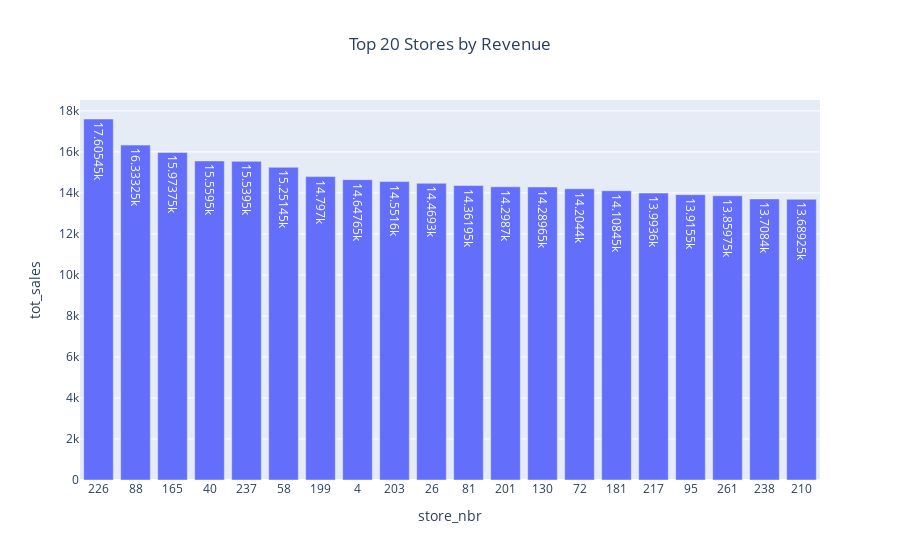
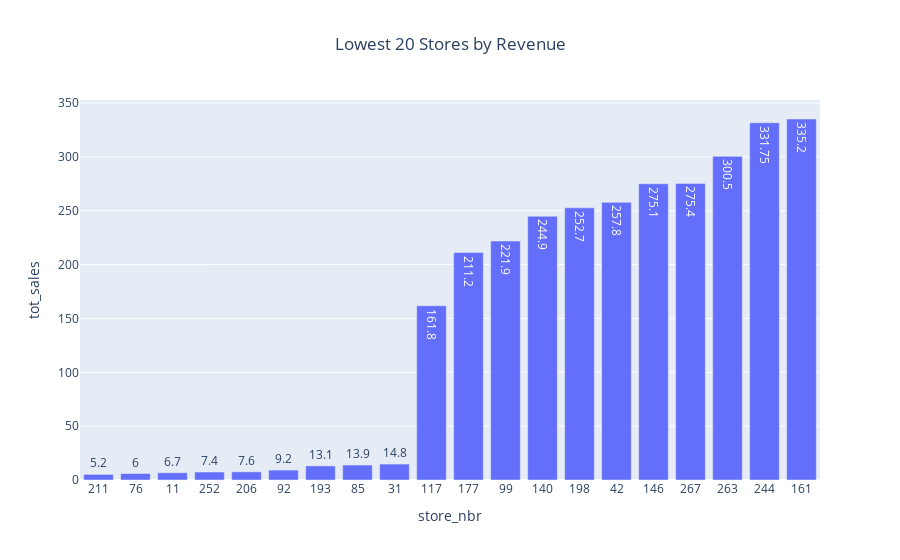

The code cell stored with these charts, in order, in its notebook:
### Markdown cell above
<h3 style="text-align: center;">----<span style="color: #00ff00;"><span style="color: #99cc00;">Highest</span></span> and <span style="color: #ff0000;">Lowest </span>20 Stores by Revenue----</h3>

### Code cell
stores = df.groupby("store_nbr", as_index=False)["tot_sales"].sum()
display(px.bar(stores.sort_values(by="tot_sales", ascending=False).head(20), x="store_nbr" , y="tot_sales",text_auto=True, title="Top 20 Stores by Revenue").update_layout(title_x=0.5))
display(px.bar(stores.sort_values(by="tot_sales", ascending=True).head(20), x="store_nbr" , y="tot_sales",text_auto=True, title="Lowest 20 Stores by Revenue").update_layout(title_x=0.5))

### Figure 1 — Plotly figure (JSON) as saved in the notebook; plotly's stock layout.template omitted (floating-point values rounded to 4 significant figures)
{"data": [{"alignmentgroup": "True", "hovertemplate": "store_nbr=%{x}<br>tot_sales=%{y}<extra></extra>", "legendgroup": "", "marker": {"color": "#636efa", "pattern": {"shape": ""}}, "name": "", "offsetgroup": "", "orientation": "v", "showlegend": false, "textposition": "auto", "texttemplate": "%{y}", "type": "bar", "x": ["226", "88", "165", "40", "237", "58", "199", "4", "203", "26", "81", "201", "130", "72", "181", "217", "95", "261", "238", "210"], "xaxis": "x", "y": [17610.0, 16330.0, 15970.0, 15560.0, 15540.0, 15250.0, 14797, 14650.0, 14550.0, 14470.0, 14360.0, 14300.0, 14290.0, 14200.0, 14110.0, 13990.0, 13920.0, 13860.0, 13710.0, 13690.0], "yaxis": "y"}], "layout": {"barmode": "relative", "legend": {"tracegroupgap": 0}, "title": {"text": "Top 20 Stores by Revenue", "x": 0.5}, "xaxis": {"anchor": "y", "domain": [0, 1], "title": {"text": "store_nbr"}}, "yaxis": {"anchor": "x", "domain": [0, 1], "title": {"text": "tot_sales"}}}}

### Figure 2 — Plotly figure (JSON) as saved in the notebook; plotly's stock layout.template omitted (floating-point values rounded to 4 significant figures)
{"data": [{"alignmentgroup": "True", "hovertemplate": "store_nbr=%{x}<br>tot_sales=%{y}<extra></extra>", "legendgroup": "", "marker": {"color": "#636efa", "pattern": {"shape": ""}}, "name": "", "offsetgroup": "", "orientation": "v", "showlegend": false, "textposition": "auto", "texttemplate": "%{y}", "type": "bar", "x": ["211", "76", "11", "252", "206", "92", "193", "85", "31", "117", "177", "99", "140", "198", "42", "146", "267", "263", "244", "161"], "xaxis": "x", "y": [5.2, 6, 6.7, 7.4, 7.6, 9.2, 13.1, 13.9, 14.8, 161.8, 211.2, 221.9, 244.9, 252.7, 257.8, 275.1, 275.4, 300.5, 331.8, 335.2], "yaxis": "y"}], "layout": {"barmode": "relative", "legend": {"tracegroupgap": 0}, "title": {"text": "Lowest 20 Stores by Revenue", "x": 0.5}, "xaxis": {"anchor": "y", "domain": [0, 1], "title": {"text": "store_nbr"}}, "yaxis": {"anchor": "x", "domain": [0, 1], "title": {"text": "tot_sales"}}}}
